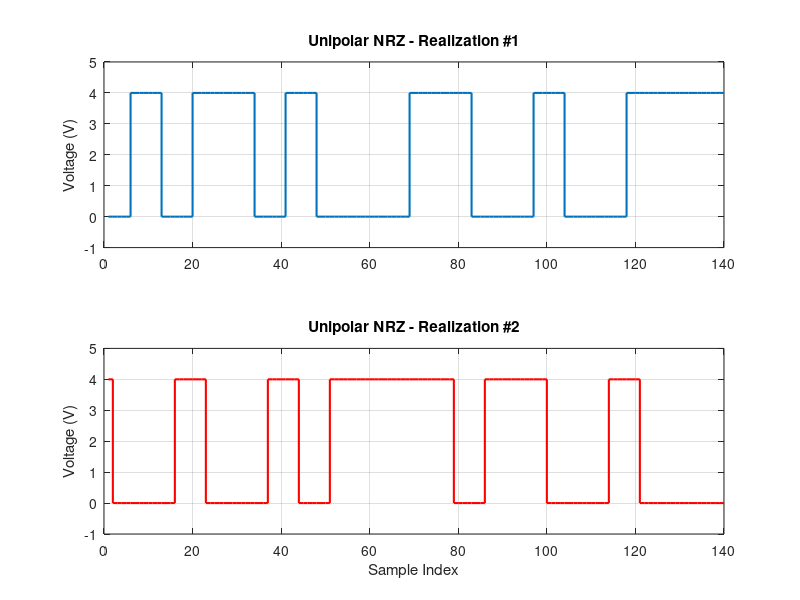

Write the MATLAB code that produced this figure. (Note: this script raises an error after producing the figure.)
%authors:
%===========Control Flags=========%
N_bits = 100;               %Number of bits per realization
N_realizations = 500;       %Number of realizations;
Pw = 0.07;         %Pulse width of the bit
Ts = 0.01;         % Time sample
L = round(Pw / Ts); %number of samples per symbol period (L=7)
A = 4; %Amplitude

N_fft = 1024;
Fs = 1/Ts;
freq = (-N_fft/2:N_fft/2-1) * (Fs/N_fft);

%==========Creating random_data=======%
data = randi([0 1], N_realizations, N_bits);

%===========Unipolar NRZ Ensemble==========%
fprintf('\n========== UNIPOLAR NRZ ANALYSIS ==========\n');

% Transmitter
Tx_Unipolar = data * A;
pulse_unipolar = ones(1, L);
ensample_unipolar = kron(Tx_Unipolar, pulse_unipolar);

% Add random delays
Td_unipolar = randi([0, L-1], N_realizations, 1);
for i = 1:N_realizations
    ensample_unipolar(i, :) = circshift(ensample_unipolar(i, :), [0, Td_unipolar(i)]);
end

% Plot realizations for Unipolar NRZ
figure;
subplot(2, 1, 1);
stairs(ensample_unipolar(1, 1:140), 'LineWidth', 1.5);
title('Unipolar NRZ - Realization #1');
ylim([-1, A+1]);
grid on;
ylabel('Voltage (V)');

subplot(2, 1, 2);
stairs(ensample_unipolar(2, 1:140), 'LineWidth', 1.5, 'Color', 'r');
title('Unipolar NRZ - Realization #2');
ylim([-1, A+1]);
grid on;
ylabel('Voltage (V)');
xlabel('Sample Index');
sgtitle('Unipolar NRZ Realizations with Random Delays');

% Mean calculations
Ex_unipolar = manual_mean(ensample_unipolar, 1);
E_samp_unipolar = manual_mean(ensample_unipolar(:, 10));
fprintf('Ensemble Mean of sample 10 = %.4f V (Theoretical: %.2f V)\n', E_samp_unipolar, A/2);

% Autocorrelation - Ensemble
[Rx_unipolar, tau_unipolar] = correlation_manual(ensample_unipolar, 100, 'ensemble');

% Ergodicity - Time means
Ux_unipolar = manual_mean(ensample_unipolar, 2);
E_time_unipolar = manual_mean(ensample_unipolar(15, :));
fprintf('Time Mean of realization 15 = %.4f V (Theoretical: %.2f V)\n', E_time_unipolar, A/2);

% Time autocorrelation
[Rx_time_unipolar, lags_time_unipolar] = correlation_manual(ensample_unipolar(10, :), 100, 'time');

% Plot autocorrelation for Unipolar NRZ
figure;
subplot(2, 1, 1);
plot(tau_unipolar*Ts, Rx_unipolar, 'LineWidth', 1.5);
grid on;
title('Unipolar NRZ - Ensemble Autocorrelation R_x(\tau)');
xlabel('\tau (seconds)');
ylabel('R_x(\tau)');
xlim([-0.75 0.75]);

subplot(2, 1, 2);
plot(lags_time_unipolar*Ts, Rx_time_unipolar, 'g', 'LineWidth', 1.5);
grid on;
title('Unipolar NRZ - Time Autocorrelation for Realization #10');
xlabel('\tau (seconds)');
ylabel('R_T(\tau)');
sgtitle('Unipolar NRZ: Ensemble vs Time Autocorrelation');

% Plot mean comparison for Unipolar NRZ
figure;
subplot(2, 1, 1);
plot(Ex_unipolar);
ylim([-1, A+1]);
grid on;
title('Unipolar NRZ - Statistical Mean E[X(t)]');
xlabel('Sample Index (t)');
ylabel('Mean Value (V)');

subplot(2, 1, 2);
plot(Ux_unipolar);
ylim([-1, A+1]);
grid on;
title('Unipolar NRZ - Time Mean <X(t)> for Each Realization');
xlabel('Realization Number');
ylabel('Mean Value (V)');
sgtitle('Unipolar NRZ: E[x(t)] vs <x(t)>');

% ---- PSD for Unipolar NRZ 
mx_unipolar = A/2;                          % theoretical mean
Rx_ac_unipolar = Rx_unipolar - mx_unipolar^2; % remove DC: now decays to 0

% Zero-pad the AC part symmetrically
Rx_padded_unipolar = zeros(1, N_fft);
center = floor(N_fft/2) + 1;
half_len = 100;
Rx_padded_unipolar(center - half_len : center + half_len) = Rx_ac_unipolar;

% FFT of AC part
PSD_ac_unipolar = fftshift(abs(fft(ifftshift(Rx_padded_unipolar))));

% Add DC impulse at f=0: area = mx^2, represented as a single bin spike
% scaled by N_fft to match FFT magnitude convention
PSD_dc_unipolar = zeros(1, N_fft);
PSD_dc_unipolar(center) = mx_unipolar^2 * N_fft;   % impulse at DC bin

PSD_final_unipolar = PSD_ac_unipolar + PSD_dc_unipolar;

figure;
plot(freq, PSD_final_unipolar, 'LineWidth', 2, 'Color', [0.8500 0.3250 0.0980]);
grid on;
title('PSD of Unipolar NRZ Signaling');
xlabel('Frequency (Hz)');
ylabel('Magnitude');
xlim([-60, 60]);

%============Polar NRZ Ensemble==========%
fprintf('\n========== POLAR NRZ ANALYSIS ==========\n');

% Transmitter
Tx_Polar_NRZ = (2*data - 1) * A;
pulse_polar_NRZ = ones(1, L);
ensample_polar_NRZ = kron(Tx_Polar_NRZ, pulse_polar_NRZ);

% Add random delays
Td_polar_NRZ = randi([0, L-1], N_realizations, 1);
for i = 1:N_realizations
    ensample_polar_NRZ(i, :) = circshift(ensample_polar_NRZ(i, :), [0, Td_polar_NRZ(i)]);
end

% Plot realizations for Polar NRZ
figure;
subplot(2, 1, 1);
stairs(ensample_polar_NRZ(1, 1:140), 'LineWidth', 1.5);
title('Polar NRZ - Realization #1');
ylim([-A-1, A+1]);
grid on;
ylabel('Voltage (V)');

subplot(2, 1, 2);
stairs(ensample_polar_NRZ(2, 1:140), 'LineWidth', 1.5, 'Color', 'r');
title('Polar NRZ - Realization #2');
ylim([-A-1, A+1]);
grid on;
ylabel('Voltage (V)');
xlabel('Sample Index');
sgtitle('Polar NRZ Realizations with Random Delays');

% Mean calculations
Ex_polar_NRZ = manual_mean(ensample_polar_NRZ, 1);
E_samp_polar_NRZ = manual_mean(ensample_polar_NRZ(:, 10));
fprintf('Ensemble Mean of sample 10 = %.4f V (Theoretical: 0 V)\n', E_samp_polar_NRZ);

% Autocorrelation - Ensemble
[Rx_polar_NRZ, tau_polar_NRZ] = correlation_manual(ensample_polar_NRZ, 100, 'ensemble');

% Time means
Ux_polar_NRZ = manual_mean(ensample_polar_NRZ, 2);
E_time_polar_NRZ = manual_mean(ensample_polar_NRZ(15, :));
fprintf('Time Mean of realization 15 = %.4f V (Theoretical: 0 V)\n', E_time_polar_NRZ);

% Time autocorrelation
[Rx_time_polar_NRZ, lags_time_polar_NRZ] = correlation_manual(ensample_polar_NRZ(10, :), 100, 'time');

% Plot autocorrelation for Polar NRZ
figure;
subplot(2, 1, 1);
plot(tau_polar_NRZ*Ts, Rx_polar_NRZ, 'LineWidth', 1.5);
grid on;
title('Polar NRZ - Ensemble Autocorrelation R_x(\tau)');
xlabel('\tau (seconds)');
ylabel('R_x(\tau)');
xlim([-0.75 0.75]);

subplot(2, 1, 2);
plot(lags_time_polar_NRZ*Ts, Rx_time_polar_NRZ, 'g', 'LineWidth', 1.5);
grid on;
title('Polar NRZ - Time Autocorrelation for Realization #10');
xlabel('\tau (seconds)');
ylabel('R_T(\tau)');
sgtitle('Polar NRZ: Ensemble vs Time Autocorrelation');

% Plot mean comparison for Polar NRZ
figure;
subplot(2, 1, 1);
plot(Ex_polar_NRZ);
ylim([-A-1, A+1]);
grid on;
title('Polar NRZ - Statistical Mean E[X(t)]');
xlabel('Sample Index (t)');
ylabel('Mean Value (V)');

subplot(2, 1, 2);
plot(Ux_polar_NRZ);
ylim([-A-1, A+1]);
grid on;
title('Polar NRZ - Time Mean <X(t)> for Each Realization');
xlabel('Realization Number');
ylabel('Mean Value (V)');
sgtitle('Polar NRZ: E[x(t)] vs <x(t)>');

% ---- PSD for Polar NRZ (FIXED) ----
Rx_padded_polar_NRZ = zeros(1, N_fft);
Rx_padded_polar_NRZ(center - half_len : center + half_len) = Rx_polar_NRZ;
PSD_final_polar_NRZ = fftshift(abs(fft(ifftshift(Rx_padded_polar_NRZ))));

figure;
plot(freq, PSD_final_polar_NRZ, 'LineWidth', 2, 'Color', [0 0.4470 0.7410]);
grid on;
title('PSD of Polar NRZ Signaling');
xlabel('Frequency (Hz)');
ylabel('Magnitude');
xlim([-120, 120]);


%==============Polar RZ Ensemble========%
fprintf('\n========== POLAR RZ ANALYSIS ==========\n');

% Transmitter
Tx_RZ = (2*data - 1) * A;
pulse_RZ = [ones(1, floor(L/2)), zeros(1, ceil(L/2))];
ensample_RZ = kron(Tx_RZ, pulse_RZ);

% Add random delays
Td_RZ = randi([0, L-1], N_realizations, 1);
for i = 1:N_realizations
    ensample_RZ(i, :) = circshift(ensample_RZ(i, :), [0, Td_RZ(i)]);
end

% Plot realizations for Polar RZ
figure;
subplot(2, 1, 1);
stairs(ensample_RZ(1, 1:140), 'LineWidth', 1.5);
title('Polar RZ - Realization #1');
ylim([-A-1, A+1]);
grid on;
ylabel('Voltage (V)');

subplot(2, 1, 2);
stairs(ensample_RZ(2, 1:140), 'LineWidth', 1.5, 'Color', 'r');
title('Polar RZ - Realization #2');
ylim([-A-1, A+1]);
grid on;
ylabel('Voltage (V)');
xlabel('Sample Index');
sgtitle('Polar RZ Realizations with Random Delays');

% Mean calculations
Ex_RZ = manual_mean(ensample_RZ, 1);
E_samp_RZ = manual_mean(ensample_RZ(:, 10));
fprintf('Ensemble Mean of sample 10 = %.4f V (Theoretical: 0 V)\n', E_samp_RZ);

% Autocorrelation - Ensemble
[Rx_RZ, tau_RZ] = correlation_manual(ensample_RZ, 100, 'ensemble');

% Time means
Ux_RZ = manual_mean(ensample_RZ, 2);
E_time_RZ = manual_mean(ensample_RZ(15, :));
fprintf('Time Mean of realization 15 = %.4f V (Theoretical: 0 V)\n', E_time_RZ);

% Time autocorrelation
[Rx_time_RZ, lags_time_RZ] = correlation_manual(ensample_RZ(10, :), 100, 'time');

% Plot autocorrelation for Polar RZ
figure;
subplot(2, 1, 1);
plot(tau_RZ*Ts, Rx_RZ, 'LineWidth', 1.5);
grid on;
title('Polar RZ - Ensemble Autocorrelation R_x(\tau)');
xlabel('\tau (seconds)');
ylabel('R_x(\tau)');
xlim([-0.75 0.75]);

subplot(2, 1, 2);
plot(lags_time_RZ*Ts, Rx_time_RZ, 'g', 'LineWidth', 1.5);
grid on;
title('Polar RZ - Time Autocorrelation for Realization #10');
xlabel('\tau (seconds)');
ylabel('R_T(\tau)');
sgtitle('Polar RZ: Ensemble vs Time Autocorrelation');

% Plot mean comparison for Polar RZ
figure;
subplot(2, 1, 1);
plot(Ex_RZ);
ylim([-1, 1]);
grid on;
title('Polar RZ - Statistical Mean E[X(t)]');
xlabel('Sample Index (t)');
ylabel('Mean Value (V)');

subplot(2, 1, 2);
plot(Ux_RZ);
ylim([-1, 1]);
grid on;
title('Polar RZ - Time Mean <X(t)> for Each Realization');
xlabel('Realization Number');
ylabel('Mean Value (V)');
sgtitle('Polar RZ: E[x(t)] vs <x(t)>');

% Stationarity check for Polar RZ
t1 = 10;
t2 = 50;
window_size = 350;

segment1 = ensample_RZ(:, t1:t1+window_size);
[R_t1, lags_t1] = correlation_manual(segment1, 50, 'ensemble');

segment2 = ensample_RZ(:, t2:t2+window_size);
[R_t2, lags_t2] = correlation_manual(segment2, 50, 'ensemble');

figure;
plot(lags_t1 * Ts, R_t1, 'b', 'LineWidth', 1.5);
hold on;
plot(lags_t2 * Ts, R_t2, 'r--', 'LineWidth', 1.5);
grid on;
legend('R_x(\tau) at t_1', 'R_x(\tau) at t_2');
title('Polar RZ - Stationarity Check');
xlabel('\tau (seconds)');
ylabel('R_x(\tau)');

% ---- PSD for Polar RZ ----
Rx_padded_RZ = zeros(1, N_fft);
Rx_padded_RZ(center - half_len : center + half_len) = Rx_RZ;
PSD_final_RZ = fftshift(abs(fft(ifftshift(Rx_padded_RZ))));

figure;
plot(freq, PSD_final_RZ, 'LineWidth', 2, 'Color', [0.4940 0.1840 0.5560]);
grid on;
title('PSD of Polar RZ Signaling');
xlabel('Frequency (Hz)');
ylabel('Magnitude');
xlim([-120, 120]);


%========================================
% FUNCTIONS
%========================================

% MEAN
function mean_val = manual_mean(data, dim)
    if nargin == 1
        data = data(:);
        sum_val = 0;
        for i = 1:length(data)
            sum_val = sum_val + data(i);
        end
        mean_val = sum_val / length(data);
    elseif dim == 1
        [rows, cols] = size(data);
        mean_val = zeros(1, cols);
        for j = 1:cols
            sum_val = 0;
            for i = 1:rows
                sum_val = sum_val + data(i, j);
            end
            mean_val(j) = sum_val / rows;
        end
    elseif dim == 2
        [rows, cols] = size(data);
        mean_val = zeros(rows, 1);
        for i = 1:rows
            sum_val = 0;
            for j = 1:cols
                sum_val = sum_val + data(i, j);
            end
            mean_val(i) = sum_val / cols;
        end
    end
end

% CORRELATION
function [Rx, tau] = correlation_manual(signal, max_tau, type)
    tau = -max_tau:max_tau;
    Rx = zeros(1, length(tau));

    if strcmp(type, 'ensemble')
        [N_realizations, N_samples] = size(signal);

        for i = 1:length(tau)
            shift = tau(i);
            sum_val = 0;
            count = 0;
            if shift >= 0
                for t_idx = 1:(N_samples - shift)
                    for j = 1:N_realizations
                        sum_val = sum_val + signal(j, t_idx) * signal(j, t_idx + shift);
                    end
                    count = count + 1;
                end
            else
                for t_idx = (1 - shift):N_samples
                    for j = 1:N_realizations
                        sum_val = sum_val + signal(j, t_idx) * signal(j, t_idx + shift);
                    end
                    count = count + 1;
                end
            end

            if count > 0
                Rx(i) = sum_val / (N_realizations * count);
            else
                Rx(i) = 0;
            end
        end

    elseif strcmp(type, 'time')
        if isvector(signal)
            signal = signal(:)';
        end
        N = length(signal);

        for i = 1:length(tau)
            lag = tau(i);
            sum_val = 0;
            count = 0;

            if lag >= 0
                for n = 1:N-lag
                    sum_val = sum_val + signal(n) * signal(n+lag);
                    count = count + 1;
                end
            else
                for n = 1:N+lag
                    sum_val = sum_val + signal(n) * signal(n-lag);
                    count = count + 1;
                end
            end

            if count > 0
                Rx(i) = sum_val / count;
            else
                Rx(i) = 0;
            end
        end
    end
end
